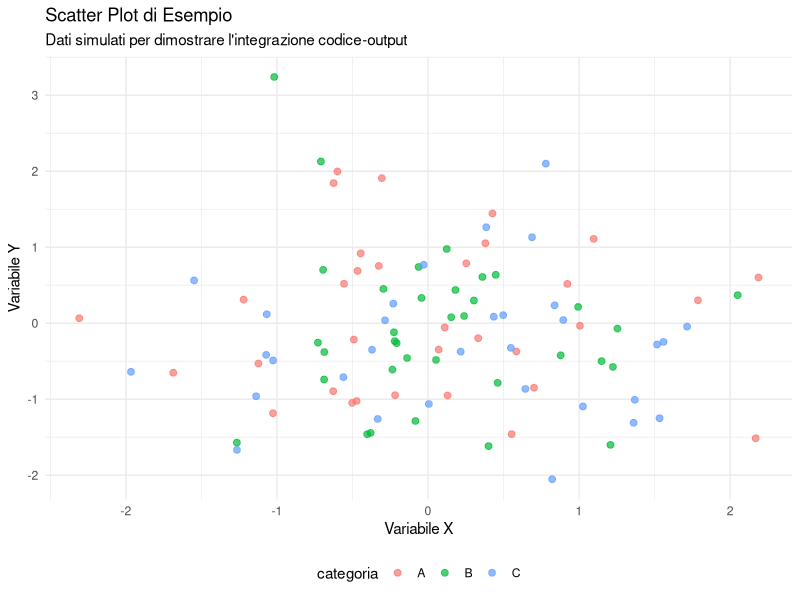

Here is the R script that generated this plot:
## ---- chunk 1
#| echo: true
#| warning: false

# Carica le librerie necessarie
library(ggplot2)
library(dplyr)

# Crea un dataset di esempio
set.seed(123)
dati_esempio <- data.frame(
  x = rnorm(100),
  y = rnorm(100),
  categoria = sample(c("A", "B", "C"), 100, replace = TRUE)
)

# Statistiche rapide
summary(dati_esempio)
## ---- chunk 2
#| echo: true
#| fig-cap: "Esempio di grafico integrato"

# Visualizzazione
ggplot(dati_esempio, aes(x = x, y = y, color = categoria)) +
  geom_point(alpha = 0.7, size = 2) +
  theme_minimal() +
  labs(title = "Scatter Plot di Esempio",
       subtitle = "Dati simulati per dimostrare l'integrazione codice-output",
       x = "Variabile X", y = "Variabile Y") +
  theme(legend.position = "bottom")
